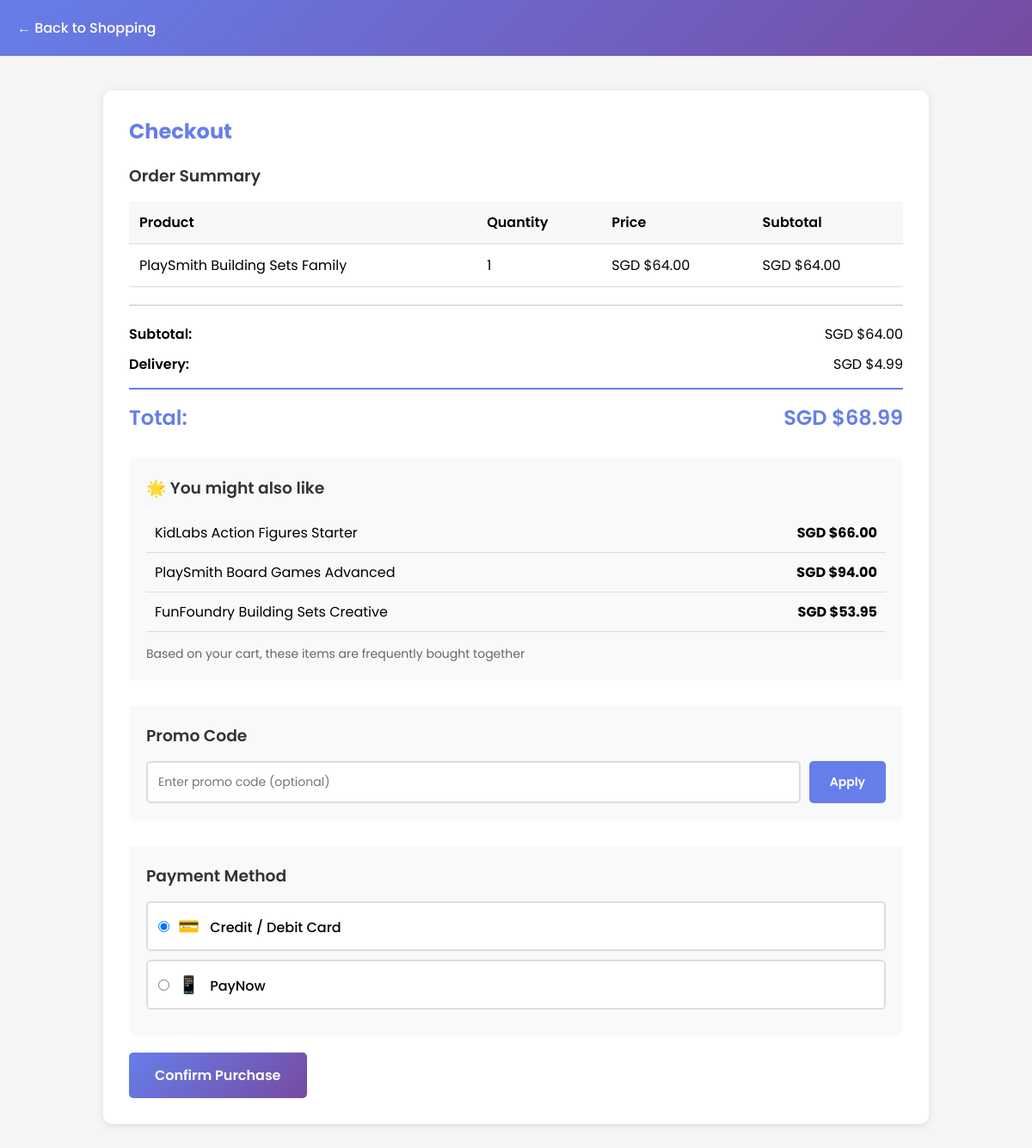
Before: /checkout/ (signed in) with the older database file.
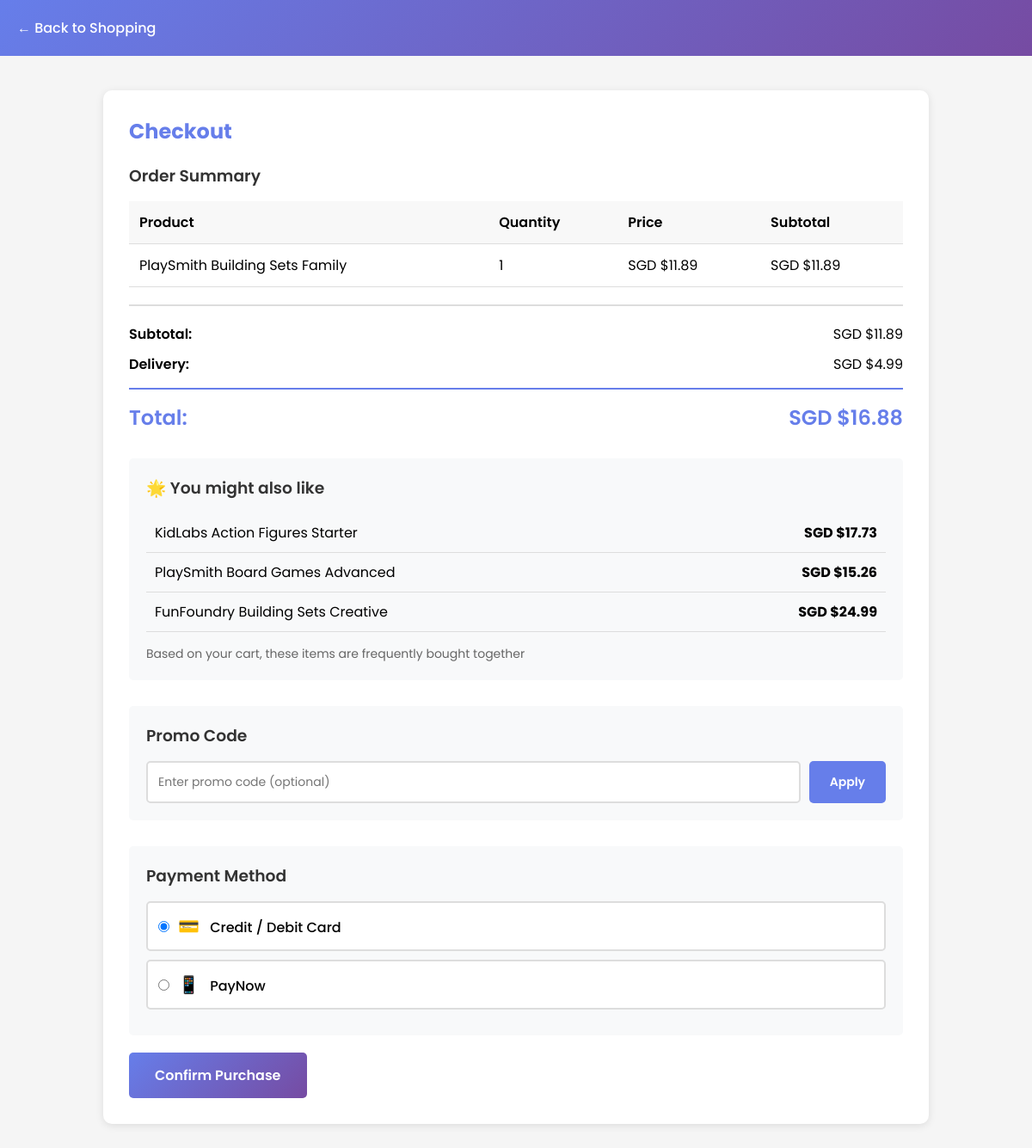
After: the same page with the newer database file.
### storefront/models.py (models this page shows, shortened)
class CartItem(models.Model):
    cart = models.ForeignKey(Cart, on_delete=models.CASCADE, related_name='items')
    product = models.ForeignKey(Product, on_delete=models.CASCADE)
    quantity = models.IntegerField(default=1)
    added_at = models.DateTimeField(auto_now_add=True)
    def get_total(self):
        return self.product.price * self.quantity

class Product(models.Model):
    name = models.CharField(max_length=255)
    description = models.TextField(blank=True, null=True)
    category = models.CharField(max_length=100)
    price = models.DecimalField(max_digits=10, decimal_places=2)
    stock = models.IntegerField(default=0)
    reorder_threshold = models.IntegerField(default=10)
    rating = models.DecimalField(max_digits=3, decimal_places=1, null=True, blank=True)
    image = models.ImageField(upload_to='products/', blank=True, null=True)
    created_at = models.DateTimeField(auto_now_add=True)
    updated_at = models.DateTimeField(auto_now=True)
    is_on_sale = models.BooleanField(default=False)
    original_price = models.DecimalField(max_digits=10, decimal_places=2, null=True, blank=True)
    discount_percentage = models.IntegerField(null=True, blank=True)
    class Meta:
        ordering = ['-created_at']

### storefront/views.py (the view)
# urls.py: path('checkout/', views.checkout, name='checkout'),
@login_required
def checkout(request):
    customer = get_or_create_customer(request.user)
    cart = get_or_create_cart(customer)
    cart_items = cart.items.all()
    if not cart_items:
        messages.warning(request, 'Your cart is empty!')
        return redirect('storefront:cart')
    subtotal = sum(item.get_total() for item in cart_items)
    delivery_fee = Decimal('4.99')
    free_delivery_threshold = Decimal('150.00')
    if subtotal >= free_delivery_threshold:
        delivery_fee = Decimal('0.00')
    total = subtotal + delivery_fee
    recommendations = []
    try:
        cart_categories = set(item.product.category for item in cart_items)
        recommendations = Product.objects.filter(
            category__in=cart_categories
        ).exclude(
            id__in=[item.product.id for item in cart_items]
        ).filter(stock__gt=0).exclude(image='').order_by('-rating')[:3]
    except Exception as e:
        print(f"Error getting recommendations: {e}")
    context = {
        'cart_items': cart_items,
        'subtotal': subtotal,
        'delivery_fee': delivery_fee,
        'total': total,
        'free_delivery_threshold': free_delivery_threshold,
        'recommendations': recommendations,
    }
    return render(request, 'storefront/checkout.html', context)

### storefront/views.py (called while the page is built)
def get_or_create_customer(user):
    try:
        return Customer.objects.get(user=user)
    except Customer.DoesNotExist:
        return Customer.objects.create(user=user)

def get_or_create_cart(customer):
    cart, created = Cart.objects.get_or_create(customer=customer)
    return cart

### storefront/templates/storefront/checkout.html (shortened to what this page needs)
<!DOCTYPE html>
<html lang="en">
<head>
</head>
<body>
    <header>
        <nav>
            <a href="{% url 'storefront:index' %}">← Back to Shopping</a>
        </nav>
    </header>
    <div class="container">
        <div class="checkout-container">
            <h2>Checkout</h2>
            <div class="order-summary">
                <h3>Order Summary</h3>
                <table>
                    <thead>
                        <tr>
                            <th>Product</th>
                            <th>Quantity</th>
                            <th>Price</th>
                            <th>Subtotal</th>
                        </tr>
                    </thead>
                    <tbody>
                        {% for item in cart_items %}
                        <tr>
                            <td>{{ item.product.name }}</td>
                            <td>{{ item.quantity }}</td>
                            <td>SGD ${{ item.product.price }}</td>
                            <td>SGD ${{ item.get_total }}</td>
                        </tr>
                        {% endfor %}
                    </tbody>
                </table>
                <div class="order-summary-footer">
                    <div class="summary-row">
                        <span><strong>Subtotal:</strong></span>
                        <span>SGD ${{ subtotal }}</span>
                    </div>
                    <div class="summary-row">
                        <span><strong>Delivery:</strong></span>
                        {% if delivery_fee == 0 %}
                        <span class="free-delivery">FREE 🎉</span>
                        {% else %}
                        <span>SGD ${{ delivery_fee }}</span>
                        {% endif %}
                    </div>
                    <div class="summary-row total-row">
                        <span><strong>Total:</strong></span>
                        <span><strong>SGD ${{ total }}</strong></span>
                    </div>
                </div>
            </div>
            {% if recommendations %}
            <div class="recommendations">
                <h3>🌟 You might also like</h3>
                {% for item in recommendations %}
                <div class="recommendation-item">
                    <span>{{ item.name }}</span>
                    <strong>SGD ${{ item.price }}</strong>
                </div>
                {% endfor %}
                <p style="margin-top: 15px; color: #666; font-size: 14px;">
                    Based on your cart, these items are frequently bought together
                </p>
            </div>
            {% endif %}
            <form method="post" action="{% url 'storefront:confirm_order' %}">
                <div class="promo-section">
                    <h3>Promo Code</h3>
                    <div class="promo-input-group">
                        <input type="text" name="promo_code" placeholder="Enter promo code (optional)">
                        <button type="button" onclick="applyPromoCode()">Apply</button>
                    </div>
                </div>
                <div class="payment-section">
                    <h3>Payment Method</h3>
                    <div class="payment-option">
                        <input type="radio" id="card" name="payment_method" value="card" checked required>
                        <label for="card">
                            <span class="payment-icon">💳</span>
                            Credit / Debit Card
                        </label>
                    </div>
                    <div class="payment-option">
                        <input type="radio" id="paynow" name="payment_method" value="paynow" required>
                        <label for="paynow">
                            <span class="payment-icon">📱</span>
                            PayNow
                        </label>
                    </div>
                </div>
                <button type="submit" class="btn-primary">Confirm Purchase</button>
            </form>
        </div>
    </div>
</body>
</html>

Changed rows visible on the page:
changed through a linked row, CartItem "PlaySmith Building Sets Family": product.price "64.00" → "11.89"; get_total "64.00" → "11.89"
changed Product "KidLabs Action Figures Starter": price "66.00" → "17.73"
changed Product "PlaySmith Board Games Advanced": price "94.00" → "15.26"
changed Product "FunFoundry Building Sets Creative": price "53.95" → "24.99"
Other visible differences:
{{ subtotal }}: "64.00" → "11.89"
{{ total }}: "68.99" → "16.88"
